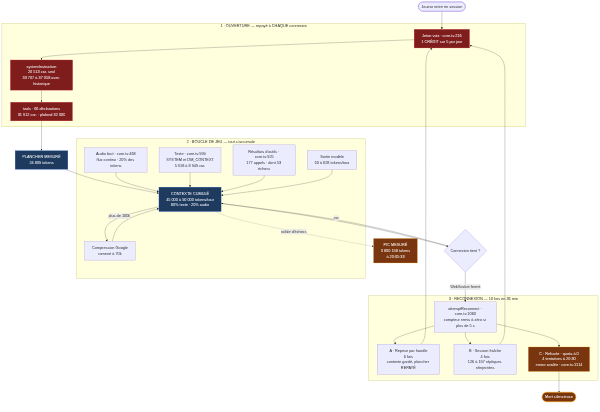
#> input picture schema_session.png, 600 x 412 px; its folder holds only this picture in this run
$ python -i build_monster_cards.py   (imports and definitions only)
#> lines starting #> are read from the running program, lines starting #| are printed output that depends on the picture
#!/usr/bin/env python3
"""
Fabrique public/art/monsters/ a partir de « Website Material/Monster codex ».

Pourquoi ce script existe
-------------------------
Les 401 illustrations de monstres sont generees en 9:16 et pesent ~820 Ko
piece (339 Mo au total). Servies telles quelles, ouvrir le codex demanderait
un tiers de gigaoctet. Ici on recadre au 9:16 exact, on encode en WebP en deux
definitions, et la carte tombe a ~35 Ko (1x) / ~105 Ko (2x).

Ces images REMPLACENT les 401 liens vers aidedd.org : elles sont a nous, donc
servies depuis notre hosting, sans dependance ni risque juridique.

Les originaux restent hors du depot (.gitignore, « Website Material ») ; les
SORTIES sont versionnees, comme public/art/ : sans elles un clone neuf
afficherait un codex vide.

Nommage : le fichier source porte deja la cle SRD (adult-black-dragon.jpeg).
On normalise en minuscules et tirets -> soulignes, puis on VERIFIE contre les
cles reelles de data/monsterData2.ts — une image orpheline est signalee, pas
encodee en silence.

Usage
-----
    python tools/build_monster_cards.py

Idempotent : relancer reecrit les sorties a l'identique.
"""
import io
import json
import os
import re
import sys

try:
    from PIL import Image
except ImportError:
    sys.exit("Pillow manquant : pip install Pillow")

RACINE = os.path.dirname(os.path.dirname(os.path.abspath(__file__)))
SRC = os.path.join(RACINE, "Website Material", "Monster codex")
OUT = os.path.join(RACINE, "public", "art", "monsters")
LARGEURS = (300, 600)
QUALITE = 74


def cles_bestiaire():
    """Les cles reelles du bestiaire, lues dans le fichier genere."""
    s = io.open(os.path.join(RACINE, "data", "monsterData2.ts"), encoding="utf-8").read()
    j = s.index("{", s.index("export const SRD_MONSTERS"))
    return set(json.loads(s[j:s.rindex("}") + 1]).keys())


def cle_depuis_fichier(nom):
    return re.sub(r"\.jpe?g$", "", nom, flags=re.I).lower().replace("-", "_")


def carte916(src, dest):
    """Recadrage 9:16 centre + deux definitions WebP (meme recette que
       tools/build_art.py::portrait916, dont les cartes de classe sortent)."""
#> called with src = '../schema_session.png', dest = 'out.png'
    im = Image.open(src).convert("RGB")
#> im is the input picture: PIL image 600x412 RGB; mean R, G, B 246.9, 244.8, 233.1
    L, H = im.size
#> L = 600; H = 412
    if L * 16 > H * 9:                       # trop large : on rogne les cotes
        l_crop = int(H * 9 / 16)
#> l_crop = 231
        x = max(0, (L - l_crop) // 2)
#> x = 184
        im = im.crop((x, 0, x + l_crop, H))
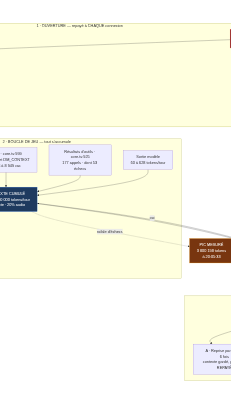
#> im: PIL image 231x412 RGB; mean R, G, B 249.1, 248.6, 233.1
    else:                                    # trop haut : on rogne haut et bas
        h_crop = int(L * 16 / 9)
        y = max(0, (H - h_crop) // 2)
        im = im.crop((0, y, L, y + h_crop))
    total = 0
    for i, l in enumerate(LARGEURS):
        o = im.resize((l, int(l * 16 / 9)), Image.LANCZOS)
        chemin = dest + ("" if i == 0 else "@2x") + ".webp"
        o.save(chemin, "WEBP", quality=QUALITE, method=6)
        total += os.path.getsize(chemin)
#> after the loop, total = 11016
    return total


def main():
    if not os.path.isdir(SRC):
        sys.exit(f"Source introuvable : {SRC}")
    os.makedirs(OUT, exist_ok=True)
    connues = cles_bestiaire()

    # Une cle peut recevoir plusieurs fichiers (variantes « _2 ») : on prend le
    # premier dans l'ordre alphabetique pour que deux executions donnent le meme
    # resultat, et on signale les autres.
    par_cle = {}
    orphelines = []
    for nom in sorted(os.listdir(SRC)):
        if not nom.lower().endswith((".jpeg", ".jpg")):
            continue
        cle = cle_depuis_fichier(nom)
        if cle not in connues:
            orphelines.append(nom)
            continue
        par_cle.setdefault(cle, []).append(nom)

    octets = 0
    for cle, fichiers in sorted(par_cle.items()):
        octets += carte916(os.path.join(SRC, fichiers[0]), os.path.join(OUT, cle))

    variantes = {k: v[1:] for k, v in par_cle.items() if len(v) > 1}
    manquantes = sorted(connues - set(par_cle))

    print(f"cartes ecrites   : {len(par_cle)} ({octets / 1e6:.1f} Mo, {octets / len(par_cle) / 1024:.0f} Ko par monstre)")
    print(f"images ignorees  : {len(orphelines)} sans cle connue" + (f" -> {', '.join(orphelines[:6])}" if orphelines else ""))
    if variantes:
        print(f"variantes non retenues : {sum(len(v) for v in variantes.values())} ({', '.join(sorted(variantes)[:6])})")
    print(f"monstres SANS image : {len(manquantes)}" + (f" -> {', '.join(manquantes)}" if manquantes else " — aucun"))


# [2 lines not run here, left out]

>>> result = carte916('../schema_session.png', 'out.png')
#> result = 11016
